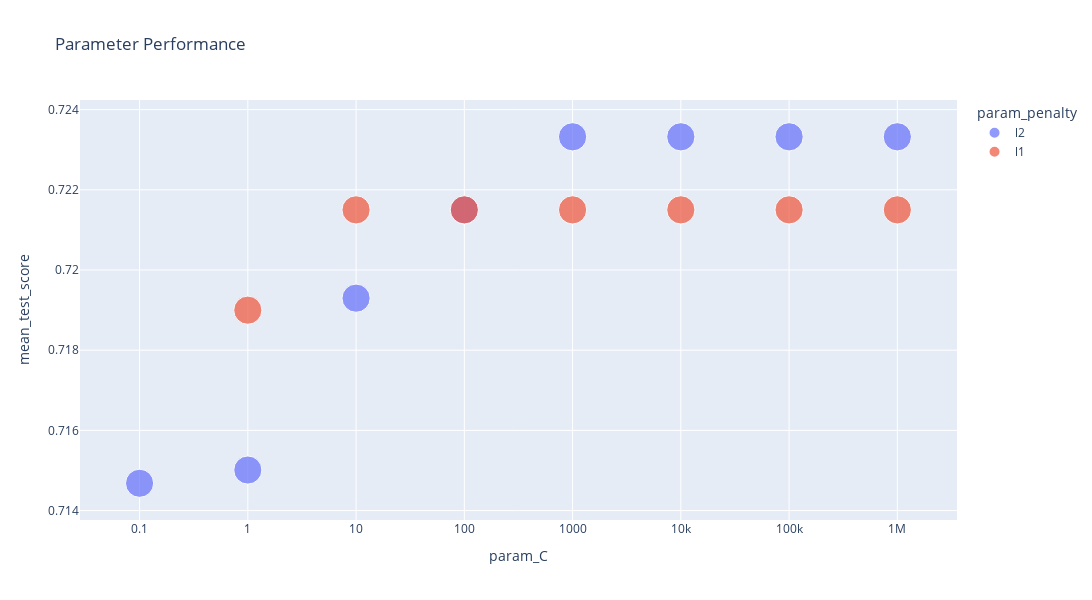

Notebook code cell kept with this figure:
### Markdown cell above
- Plotly grafigi.

### Code cell
fig = px.scatter(df[0:15], x='param_C', y='mean_test_score', size='mean_test_score',
                 color='param_penalty', title='Parameter Performance', width=1200, height=600)
fig.update_layout(xaxis_type="log")
fig.show()

### Figure 1 — Plotly figure (JSON) as saved in the notebook; plotly's stock layout.template omitted (floating-point values rounded to 4 significant figures)
{"data": [{"hovertemplate": "param_penalty=l2<br>param_C=%{x}<br>mean_test_score=%{marker.size}<extra></extra>", "legendgroup": "l2", "marker": {"color": "#636efa", "size": [0.7233, 0.7233, 0.7233, 0.7233, 0.7215, 0.7193, 0.715, 0.7147], "sizemode": "area", "sizeref": 0.001808, "symbol": "circle"}, "mode": "markers", "name": "l2", "showlegend": true, "type": "scatter", "x": [1000000, 100000, 10000, 1000, 100, 10, 1, 0.1], "xaxis": "x", "y": [0.7233, 0.7233, 0.7233, 0.7233, 0.7215, 0.7193, 0.715, 0.7147], "yaxis": "y"}, {"hovertemplate": "param_penalty=l1<br>param_C=%{x}<br>mean_test_score=%{marker.size}<extra></extra>", "legendgroup": "l1", "marker": {"color": "#EF553B", "size": [0.7215, 0.7215, 0.7215, 0.7215, 0.7215, 0.7215, 0.719], "sizemode": "area", "sizeref": 0.001808, "symbol": "circle"}, "mode": "markers", "name": "l1", "showlegend": true, "type": "scatter", "x": [10, 1000000, 100000, 10000, 1000, 100, 1], "xaxis": "x", "y": [0.7215, 0.7215, 0.7215, 0.7215, 0.7215, 0.7215, 0.719], "yaxis": "y"}], "layout": {"height": 600, "legend": {"itemsizing": "constant", "title": {"text": "param_penalty"}, "tracegroupgap": 0}, "title": {"text": "Parameter Performance"}, "width": 1200, "xaxis": {"anchor": "y", "autorange": true, "domain": [0, 1], "range": [-1.53, 6.531], "title": {"text": "param_C"}, "type": "log"}, "yaxis": {"anchor": "x", "autorange": true, "domain": [0, 1], "range": [0.7138, 0.7242], "title": {"text": "mean_test_score"}, "type": "linear"}}}
